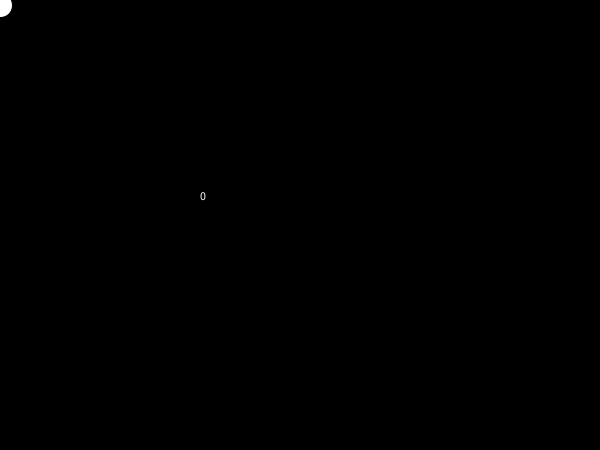
Frame 1 (no input)
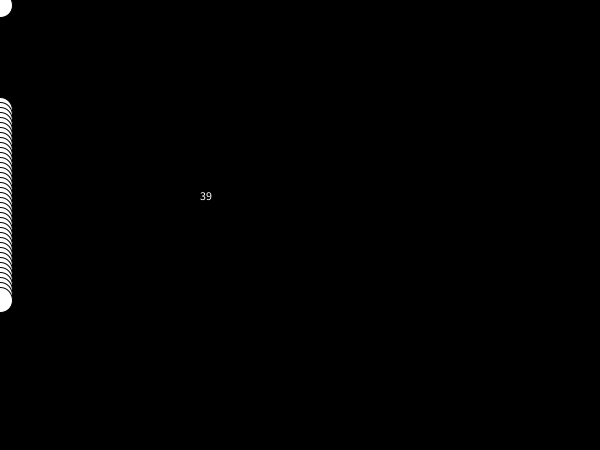
Frame 60 (the mouse pressed at the canvas centre just before this capture)
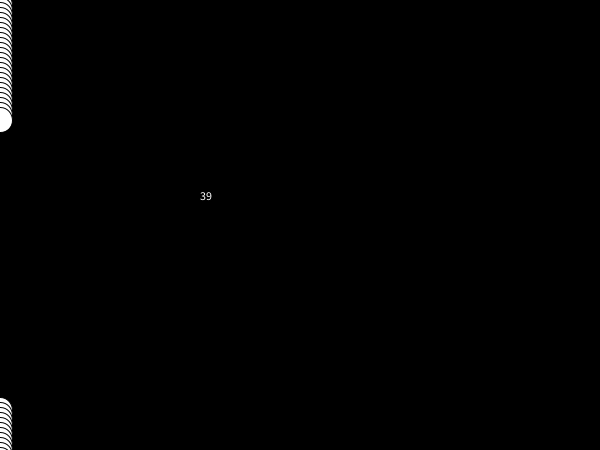
Frame 120 (the mouse held since frame 60 and released just before this capture)

The Processing sketch that drew these frames (run headless with seeded random() and noise(); from frame 60 on, the mouse is pressed at the canvas centre):

// Processing sketch: processing_89632
// ── processing_89632.pde

float d =0;
float x, y;
int length=int(random(20, 50));
ArrayList <PVector> list = new ArrayList <PVector> () ;
void setup() {
  size(600, 450);
  frameRate(75);
}
void draw() {
  background(0);
  x+=sin(d)*5;
  y+=cos(d)*5;
  if(keyPressed && keyCode == LEFT) {
    d+=0.1;
  }
    if(keyPressed && keyCode == RIGHT) {
      d-=0.1;
    }
  if(x<0-25) {
    x=width;
  }
  if(x>width+25) {
    x=0;
  }
  if(y>height+25) {
    y=0;
  }
  if(y<0-25) {
    y=height;
  }
  text(list.size(), 200, 200);
  list.add(new PVector(x, y));
  for(int i = 0; i < list.size(); i++) {
    ellipse(list.get(i).x, list.get(i).y, 25, 25);
  }
  if(list.size() > int(length)) {
    list.remove(1);

  }
}
